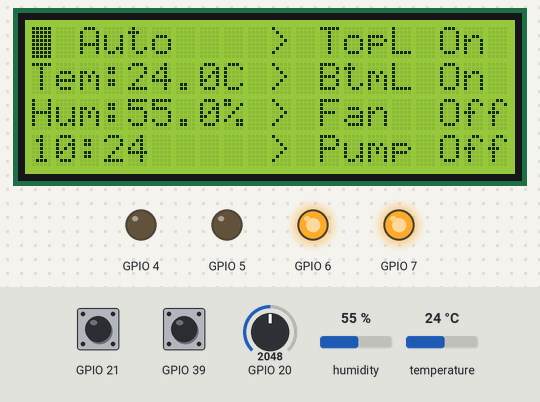
A program run on a simulated ESP32-S3. On the bench: 20×4 character LCD, output pins drawn as LEDs (lit = HIGH). The inputs (shaded band) are chosen by the test bench; at power-on: humidity 55 %, GPIO 21 HIGH, GPIO 20 = 2048, temperature 24 °C, GPIO 39 HIGH. The local clock reads 2024-03-15 10:24:30 at power-on unless the program sets it; what the program prints to the serial monitor is not drawn.

Above: at 2.7 s.
2.8 s: humidity set to 69 %
At 3.7 s:
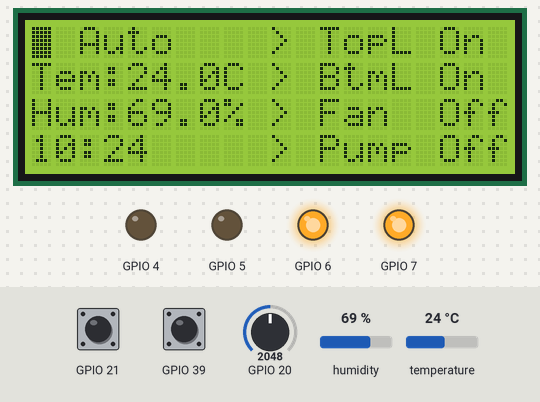
4.3 s: humidity set to 72 %
At 5.5 s:
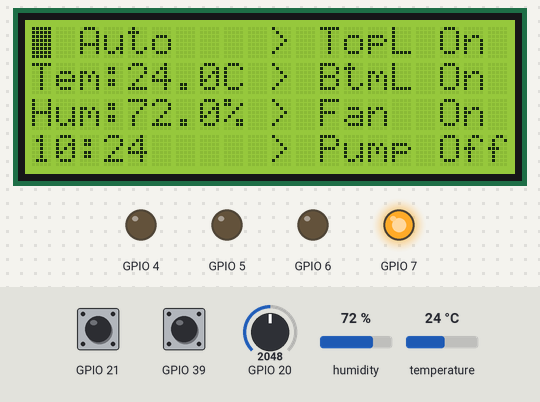
5.8 s: GPIO 21 pulled LOW for 1 s
At 7.6 s:
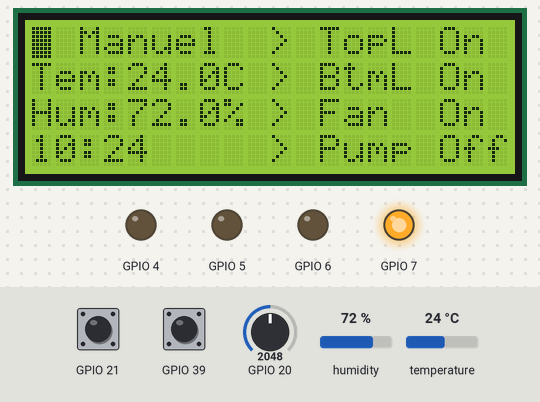
8.3 s: GPIO 20 set to 3603
At 9.9 s:
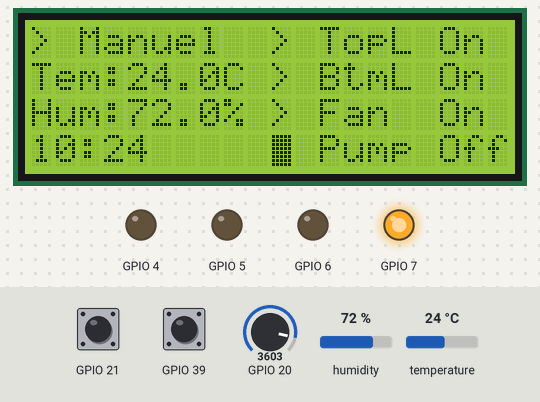
10.1 s: GPIO 21 pulled LOW for 0.15 s
At 11.3 s:
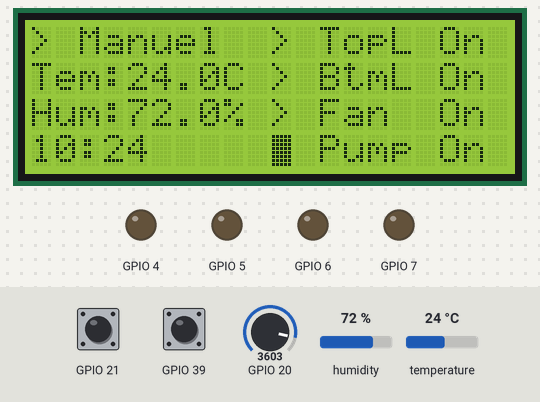
11.7 s: temperature set to 12 °C
At 12.8 s:
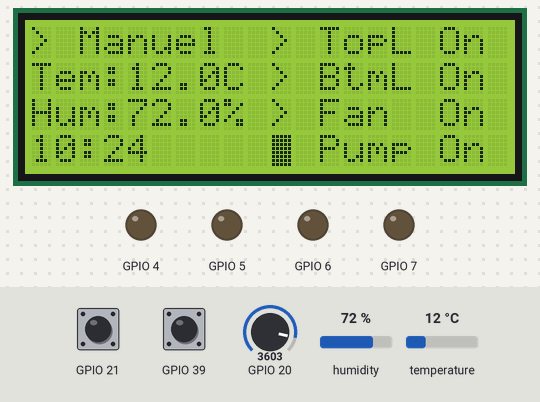
Timing chart, 0 to 14.7 s (numbered marks = the images above; inputs shaded):
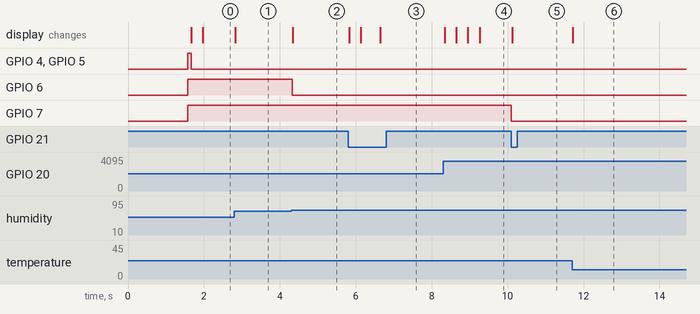

Measured:
- the behaviour switches between 70 and 71 % on humidity (found by bisection; images 1 and 2)
- after the input at 2.8 s, the display: changes at once (image 1)
- after the input at 4.3 s, GPIO 6: HIGH → LOW at once; the display: changes at once (image 2)
- after the input at 5.8 s, the display: changes at once (image 3)
- after the input at 8.3 s, the display: first changes at once (image 4 shows a later state)
- after the input at 10.1 s, GPIO 7: HIGH → LOW at once; the display: changes at once (image 5)
- after the input at 11.7 s, the display: changes at once (image 6)

The program:

main.cpp
```cpp
#include <Arduino.h>
#include <SPI.h>
#include <RTClib.h>
#include "Display.h"
#include "Joystick.h"
#include "RelayController.h"

RTC_DS1307 rtc;
RelayController relayController = RelayController();
SensorController sensorController = SensorController();
ModeController modeController = ModeController(relayController, sensorController, rtc);
Display display = Display(relayController, modeController, sensorController, rtc);
Joystick joystick = Joystick(display, relayController, modeController);

unsigned long currentTime = 0;

void setup() {
    Serial.begin(115200);
    delay(1000);
    Serial.println("BOOT START");
    Serial.print("Reset reason: ");
    Serial.println(esp_reset_reason());

    display.setup();
    relayController.setupRelays();
    sensorController.setupDHT();
    joystick.setup();
    sensorController.setupWaterLevel();

    if (!rtc.begin()) {
        Serial.println("Couldn't find RTC");
        modeController.setTimeTrackingMode(false);
    }

    if (!rtc.isrunning()) {
        Serial.println("RTC is not running, setting time");
        rtc.adjust(DateTime(F(__DATE__), F(__TIME__)));
    } else {
        Serial.print("RTC is running : ");
        Serial.println(rtc.now().timestamp());
    }

    Serial.println("Setup finished");
}

void loop() {
    currentTime = millis();

    joystick.handleJoystickMovement(currentTime);
    joystick.handleJoystickClick(currentTime);

    display.displayRelays();
    display.displaySensors();
    display.displayAutoMode();
    display.displayDateTime();

    //modeController.runOverflowProtection(currentTime);

    if (modeController.getAutoModeState() == ON) {
        modeController.runAutoMode();
    }
}
```

Display.h
```cpp
#ifndef GREENHOUSE_ESP32_DISPLAY_H
#define GREENHOUSE_ESP32_DISPLAY_H

#include <Wire.h>
#include <map>
#include <string>
#include <hd44780.h>
#include <hd44780ioClass/hd44780_I2Cexp.h>

#include "ModeController.h"
#include "RelayController.h"
#include "SensorController.h"

struct LCDValues {
    int address;
    uint8_t cols;
    uint8_t rows;
};

struct LCDPins {
    uint8_t sda;
    uint8_t scl;
};

struct DisplayData {
    float displayedTemperature;
    float displayedHumidity;
    int displayedTankPercentage;
    AutoModeState displayedAutoModeState;
    uint8_t displayedMinute;

    std::map<std::string, RelayState> displayedRelayStates;
};

enum CursorMoveDirection {
    DOWN,
    UP
};

class Display {
public:
    Display(RelayController &_relayController, ModeController &_modeController, SensorController &_sensorController, RTC_DS1307 &_rtc);

    bool setup();

    void displayRelays();

    void displaySensors();

    void displayAutoMode();

    void displayDateTime();

    int getCursorPosition();

    void moveCursor(CursorMoveDirection direction);

private:
    DisplayData displayData;
    LCDValues lcdValues;
    LCDPins lcdPins;
    hd44780_I2Cexp lcd;

    RelayController &relayController;
    SensorController &sensorController;
    ModeController &modeController;
    RTC_DS1307 &rtc;

    void resetCursor();

    int cursorPosition = 0;
};

#endif //GREENHOUSE_ESP32_DISPLAY_H
```

Joystick.h
```cpp
#ifndef GREENHOUSE_ESP32_JOYSTICK_H
#define GREENHOUSE_ESP32_JOYSTICK_H
#include <Arduino.h>

struct JoystickPins {
    uint8_t vrX;
    uint8_t vrY;
    uint8_t sw;
};

class Joystick {
public:
    Joystick(Display& _display, RelayController& _relayController, ModeController& _modeController);
    void setup();
    void handleJoystickMovement(unsigned long currentTime);
    void handleJoystickClick(unsigned long currentTime);

private:
    JoystickPins joystickPins;
    Display& display;
    RelayController& relayController;
    ModeController& modeController;

    const int center = 2500; // center position of the joystick
    const int centerMargin = 1000; // margin to force comeback to center position
    const int moveDelayMs = 300; // delay to avoid double movement
    unsigned long lastMoveTime = 0;
    unsigned long lastClickTime = 0;
};

#endif //GREENHOUSE_ESP32_JOYSTICK_H
```

ModeController.h
```cpp
#ifndef GREENHOUSE_ESP32_MODEHANDLER_H
#define GREENHOUSE_ESP32_MODEHANDLER_H

#include <Arduino.h>

#include "RelayController.h"
#include "RTClib.h"
#include "SensorController.h"

enum AutoModeState : bool {
    OFF = false,
    ON = true
};

class ModeController {
public:
    ModeController(RelayController &_relayController, SensorController &_sensorController, RTC_DS1307 &_rtc);

    AutoModeState getAutoModeState();

    void toggleAutoMode();

    void setTimeTrackingMode(bool realTime);

    bool isDaytime();

    void runOverflowProtection(unsigned long currentTime);

    void runAutoMode();

private:
    RelayController &relayController;
    SensorController &sensorController;
    RTC_DS1307 &rtc;

    AutoModeState autoModeState = ON;
    uint8_t sunriseHour = 0;
    uint8_t sunsetHour = 18;
    bool usingRealTime = true;
    const unsigned long lightOnDuration = 18UL * 60UL * 60UL * 1000UL;
    const unsigned long fullCycle = 24UL * 60UL * 60UL * 1000UL;

    const float humidityLowerBound = 50;
    const float humidityUpperBound = 70;

    const unsigned long pumpTimeoutMs = 60000;
    unsigned long pumpOffTime = 0;
    bool pumpTimedOut = false;
};

#endif //GREENHOUSE_ESP32_MODEHANDLER_H
```

RelayController.h
```cpp
#ifndef GREENHOUSE_ESP32_RELAYHANDLER_H
#define GREENHOUSE_ESP32_RELAYHANDLER_H

#include <Arduino.h>

enum RelayState : uint8_t {
    RELAY_OFF = 1,
    RELAY_ON = 0,
};

struct Relay {
    uint8_t pin;
    RelayState state;
};

using RelayEntry = std::pair<const char*, Relay>;

class RelayController {
public:
    RelayController();

    void setupRelays();

    void toggleRelay(const char* relayName);

    void setRelayState(const char *relayName, RelayState desiredState);

    std::array<RelayEntry, 4>& getRelays();

    RelayEntry* getRelay(const char *relayName);

private:
    std::array<RelayEntry, 4> relays;
};

#endif //GREENHOUSE_ESP32_RELAYHANDLER_H
```

SensorController.h
```cpp
#ifndef GREENHOUSE_ESP32_SENSORHANDLER_H
#define GREENHOUSE_ESP32_SENSORHANDLER_H

#include <DHT.h>
#include <DHT_U.h>
#include <Ultrasonic.h>

struct SensorsPins {
    uint8_t waterLevelGutter;
    uint8_t waterLevelTank;
    uint8_t dht;
};

class SensorController {
public:
    SensorController();
    void setupWaterLevel();
    void setupDHT();
    float readTemperature();
    float readHumidity();
    bool waterLevelGutterReached();

    bool waterLevelTankReached();

private:
    SensorsPins sensorsPins;
    DHT_Unified dht;

    const int minWaterDistance = 5;
    const int maxWaterDistance = 30;

    sensors_event_t temperatureEvent;
    sensors_event_t humidityEvent;
    int tankLevelPercentage = 0;
};

#endif //GREENHOUSE_ESP32_SENSORHANDLER_H
```

Display.cpp
```cpp
#include <Display.h>

Display::Display(RelayController& _relayController, ModeController& _modeController, SensorController& _sensorController, RTC_DS1307& _rtc) :
    displayData{},
    lcdValues{.address = 0x27, .cols = 20, .rows = 4},
    lcdPins{.sda = 1, .scl = 2},
    relayController(_relayController),
    modeController(_modeController),
    sensorController(_sensorController),
    rtc(_rtc)
{
}

bool Display::setup() {
    bool wireInitStatus = Wire.begin(lcdPins.sda, lcdPins.scl);
    if (!wireInitStatus) {
        Serial.println("LCD: Wire initialization failed");
        return false;
    }
    Serial.println("LCD: Wire initialized");

    delay(500);

    int lcdInitStatus = lcd.begin(lcdValues.cols, lcdValues.rows);
    if (lcdInitStatus == 0) {
        Serial.println("LCD: Setting up");
        lcd.clear();
        lcd.backlight();
        lcd.blink();

        Serial.println("LCD: Initialized");
        return true;
    }

    Serial.print("LCD: LCD initialization failed with status ");
    Serial.println(lcdInitStatus);
    return false;
}

void Display::displayRelays() {
    auto &relays = relayController.getRelays();
    int row = 0;

    for (auto &[name, relay]: relays) {
        if (displayData.displayedRelayStates[name] != relay.state) {
            displayData.displayedRelayStates[name] = relay.state;

            lcd.setCursor(10, row);
            lcd.print("> ");
            lcd.print(name);
            lcd.setCursor(17, row);
            if (relay.state == RELAY_ON) {
                lcd.print("On ");
            } else {
                lcd.print("Off");
            }
        }
        row++;
    }
    resetCursor();
}

void Display::displaySensors() {
    float currentTemperature = sensorController.readTemperature();
    if (currentTemperature != displayData.displayedTemperature) {
        displayData.displayedTemperature = currentTemperature;
        lcd.setCursor(0, 1);
        lcd.print("Tem:");
        lcd.print(sensorController.readTemperature());
        lcd.setCursor(8, 1);
        lcd.print("C");
        resetCursor();
    }

    float currentHumidity = sensorController.readHumidity();
    if (currentHumidity != displayData.displayedHumidity) {
        displayData.displayedHumidity = currentHumidity;
        lcd.setCursor(0, 2);
        lcd.print("Hum:");
        lcd.print(sensorController.readHumidity());
        lcd.setCursor(8, 2);
        lcd.print("%");
        resetCursor();
    }
}

void Display::displayAutoMode() {
    AutoModeState currentAutoModeState = modeController.getAutoModeState();
    if (currentAutoModeState != displayData.displayedAutoModeState) {
        displayData.displayedAutoModeState = currentAutoModeState;
        lcd.setCursor(0, 0);
        lcd.print("> ");

        if (currentAutoModeState == ON) {
            lcd.print("Auto  ");
        } else {
            lcd.print("Manuel");
        }
        resetCursor();
    }
}

void Display::displayDateTime() {
    uint8_t currentMinute = rtc.now().minute();
    uint8_t currentHour = rtc.now().hour();

    if (currentMinute != displayData.displayedMinute) {
        displayData.displayedMinute = currentMinute;

        lcd.setCursor(0, 3);

        if (currentHour < 10) {
            lcd.print("0");
        }
        lcd.print(currentHour);
        lcd.print(":");
        if (currentMinute < 10) {
            lcd.print("0");
        }
        lcd.print(currentMinute);
    }

    resetCursor();
}

int Display::getCursorPosition() {
    return cursorPosition;
}

void Display::moveCursor(CursorMoveDirection direction) {
    if (direction == DOWN && cursorPosition < 4) {
        cursorPosition++;
    } else if (direction == UP && cursorPosition > 0) {
        cursorPosition--;
    } else {
        return;
    }

    resetCursor();
}

void Display::resetCursor() {
    if (cursorPosition == 0) {
        lcd.setCursor(0, cursorPosition);
    } else {
        lcd.setCursor(10, cursorPosition - 1);
    }
}
```

Joystick.cpp
```cpp
#include "Display.h"
#include "Joystick.h"

Joystick::Joystick(Display& _display, RelayController& _relayController, ModeController& _modeController) :
    joystickPins{
        .vrX = 19,
        .vrY = 20,
        .sw = 21
    },
    display(_display),
    relayController(_relayController),
    modeController(_modeController)
{}

void Joystick::setup() {
    Serial.println("Joystick: Setting up");
    pinMode(joystickPins.sw, INPUT_PULLUP);
    pinMode(joystickPins.vrX, INPUT);
    pinMode(joystickPins.vrY, INPUT);
}

void Joystick::handleJoystickMovement(unsigned long currentTime) {
    int joystickY = analogRead(joystickPins.vrY);

    if (currentTime - lastMoveTime < moveDelayMs) { return; }

    if (joystickY < center - centerMargin) {
        lastMoveTime = currentTime;
        display.moveCursor(UP);
    }
    else if (joystickY > center + centerMargin) {
        lastMoveTime = currentTime;
        display.moveCursor(DOWN);
    }
}

void Joystick::handleJoystickClick(unsigned long currentTime) {
    const int debounceDelayMs = 200;

    if (digitalRead(joystickPins.sw) == LOW) {
        if (currentTime - lastClickTime < debounceDelayMs) { return; }
        lastClickTime = currentTime;
        uint8_t cursorPosition = display.getCursorPosition();
        AutoModeState autoModeState = modeController.getAutoModeState();


        switch (cursorPosition) {
            case 0:
                modeController.toggleAutoMode();
                break;
            case 1:
                if (autoModeState == OFF) {
                    relayController.toggleRelay("TopL");
                }
                break;
            case 2:
                if (autoModeState == OFF) {
                    relayController.toggleRelay("BtmL");
                }
                break;
            case 3:
                if (autoModeState == OFF) {
                    relayController.toggleRelay("Fan");
                }
                break;
            case 4:
                if (autoModeState == OFF) {
                    relayController.toggleRelay("Pump");
                }
                break;
            default: break;
        }
    }
}
```

ModeController.cpp
```cpp
#include "ModeController.h"

ModeController::ModeController(RelayController &_relayController, SensorController &_sensorController,
                               RTC_DS1307 &_rtc) : relayController(_relayController),
                                                   sensorController(_sensorController),
                                                   rtc(_rtc) {
}

AutoModeState ModeController::getAutoModeState() {
    return autoModeState;
}

void ModeController::toggleAutoMode() {
    autoModeState == ON ? autoModeState = OFF : autoModeState = ON;
}

void ModeController::setTimeTrackingMode(bool realTime) {
    usingRealTime = realTime;
}

bool ModeController::isDaytime() {
    if (usingRealTime) {
        int currentHour = rtc.now().hour();
        return (currentHour >= sunriseHour && currentHour <= sunsetHour);
    }

    unsigned long cyclePosition = millis() % fullCycle;
    return cyclePosition < lightOnDuration;
}

void ModeController::runOverflowProtection(unsigned long currentTime) {
    if (!sensorController.waterLevelTankReached()) {
        relayController.setRelayState("Pump", RELAY_OFF);
        return;
    }

    if (sensorController.waterLevelGutterReached()) {
        if (!pumpTimedOut) {
            Serial.println("Pump timeout starting");
            pumpOffTime = currentTime;
            pumpTimedOut = true;
        }
        relayController.setRelayState("Pump", RELAY_OFF);
    }

    if (pumpTimedOut && (currentTime - pumpOffTime >= pumpTimeoutMs)) {
        Serial.println("Pump timeout over");
        pumpTimedOut = false;
    }
}

void ModeController::runAutoMode() {
    if (pumpTimedOut) { return; }
    float currentHumidity = sensorController.readHumidity();

    if (currentHumidity > humidityUpperBound) {
        relayController.setRelayState("Fan", RELAY_ON);
    }
    if (currentHumidity < humidityLowerBound) {
        relayController.setRelayState("Fan", RELAY_OFF);
    }

    if (isDaytime()) {
        relayController.setRelayState("TopL", RELAY_ON);
        relayController.setRelayState("BtmL", RELAY_ON);
    } else {
        relayController.setRelayState("TopL", RELAY_OFF);
        relayController.setRelayState("BtmL", RELAY_OFF);
    }

    if (!sensorController.waterLevelGutterReached() && sensorController.waterLevelTankReached()) {
        relayController.setRelayState("Pump", RELAY_ON);
    }
}
```

RelayController.cpp
```cpp
#include "RelayController.h"

RelayController::RelayController() : relays{
    {
        {"TopL", {4, RELAY_OFF}},
        {"BtmL", {5, RELAY_OFF}},
        {"Fan", {6, RELAY_OFF}},
        {"Pump", {7, RELAY_OFF}},
    }
} {
}

void RelayController::setupRelays() {
    Serial.println("RelayHandler : Setting up relays");
    for (auto& [name, relay] : relays) {
        pinMode(relay.pin, OUTPUT);
        digitalWrite(relay.pin, relay.state);
    }
}

void RelayController::toggleRelay(const char* relayName) {
    for (auto& [name, relay] : relays) {
        if (strcmp(relayName, name) == 0) {
            relay.state = (relay.state == RELAY_OFF) ? RELAY_ON : RELAY_OFF;
            digitalWrite(relay.pin, relay.state);
            return;
        }
    }
}

void RelayController::setRelayState(const char* relayName, RelayState desiredState) {
    for (auto& [name, relay] : relays) {
        if (strcmp(relayName, name) == 0 && relay.state != desiredState) {
            relay.state = desiredState;
            digitalWrite(relay.pin, relay.state);
            return;
        }
    }
}

std::array<RelayEntry, 4>& RelayController::getRelays() {
    return relays;
}

RelayEntry* RelayController::getRelay(const char *relayName) {
    for (auto& relayEntry : relays) {
        if (strcmp(relayName, relayEntry.first) == 0) {
            return &relayEntry;
        }
    }
    return nullptr;
}
```

SensorController.cpp
```cpp
#include "SensorController.h"

SensorController::SensorController() :
    sensorsPins{
        .waterLevelGutter = 39,
        .waterLevelTank = 38,
        .dht = 40
    },
    dht(sensorsPins.dht, 11)
    //ultrasonic(sensorsPins.ultrasonicTrig, sensorsPins.ultrasonicEcho)
{}

void SensorController::setupDHT() {
    dht.begin();
}

void SensorController::setupWaterLevel() {
    pinMode(sensorsPins.waterLevelGutter, INPUT_PULLUP);
    pinMode(sensorsPins.waterLevelTank, INPUT_PULLUP);
}

float SensorController::readTemperature() {
    dht.temperature().getEvent(&temperatureEvent);
    return temperatureEvent.temperature;
}

float SensorController::readHumidity() {
    dht.humidity().getEvent(&humidityEvent);
    return humidityEvent.relative_humidity;
}


// int SensorController::readTankPercentage() {
//     int distanceCM = ultrasonic.read();
//
//     if (distanceCM <= minWaterDistance) {
//         tankLevelPercentage = 100;
//     }
//     else if (distanceCM <= maxWaterDistance) {
//         tankLevelPercentage = ((maxWaterDistance - distanceCM) / static_cast<float>(maxWaterDistance - minWaterDistance)) * 100;
//     }
//
//     return tankLevelPercentage;
// }

bool SensorController::waterLevelGutterReached() {
    return digitalRead(sensorsPins.waterLevelGutter) == 1;
}

bool SensorController::waterLevelTankReached() {
    return digitalRead(sensorsPins.waterLevelTank) == 1;
}
```
